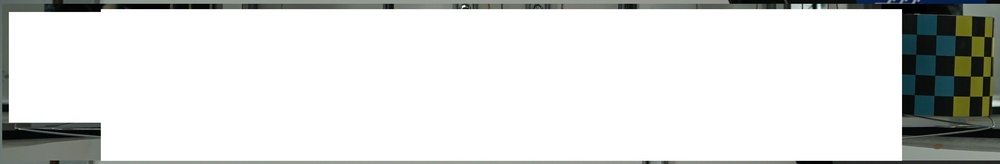
%> input picture Calibration/100MSDCF/new_programGUI/DSC00123.JPG, 1000 x 164 px, shrunk from 3164 x 520 before the run
$ octave --eval "result = findlocalminima(imread('DSC00123.JPG'));"   (GNU Octave 9; MATLAB toolbox functions it lacks are replaced by stand-ins)
%> lines starting %> are read from the running program, lines starting %| are printed output that depends on the picture
%-------------------Introduction------------------------------%
%
% This function finds dominant peaks and valleys of an image
% histogram. Minimum peak distance and averaging filter size can be
% changed to suit your need.
% Although, the function is originally written for mages,
% there is no reason why this can't be used on one
% dimensional data.
%
% I is the image segment in uint8 format
% mpd is the minimum peak distance DEFAULT = 10;
% windowSize is the averaging filter size to
% average the histogram  DEFAULT = 5
% refine is to refine the peaks based on area DEFAULT = 0
%
% USAGE:
% [peaks minima_low minima_high] = findlocalminima(I,10,5,0);
% OR
% [peaks minima_low minima_high] = findlocalminima(I);
%
% This is the function that is used for peak detection in
% my paper,
% "De Silva, D.V.S.; Fernando, W.A.C.; Kodikaraarachchi, H.;
% Worrall, S.T.; Kondoz, A.M.; ,"Adaptive sharpening of depth
% maps for 3D-TV," Electronics Letters , vol.46, no.23,
% pp.1546 -1548, November 11 2010
%
% Kindly cite this paper if you use this in your work.
%
% Varuna De Silva, University of Surrey, Guildford, UK
% varunax@gmail.com
%
%-------------------------------------------------------------%
function [output_peak, output_minima_low, output_minima_high , output_mid, hist_size] = findlocalminima(I,mpd,windowSize,refine, isPeriodic)

if nargin < 2
%minimum peak distance
mpd = 10;
%smoothing windowSize
windowSize = 5;
%Local minima refine
refine = 0;
end

%threshold is set at least
thresh = size(I,1)*size(I,2)*0.01;
%> thresh = 1640

%Find the histogram
h = imhist(I);
%> h = 256 values, max 378513 at index 256, min 1 at index 171, mean 1921.9
imshow(I)
%Smooth the histogram to remove local variations
h1 = filter(ones(1,windowSize)/windowSize,1,[h;h;h]);
h1 = h1(size(h,1)+1:2*size(h,1)+1);
%> h1 = 257 values, max 78204.8 at index 1, min 3 at index 183, mean 2218.7
d = diff(h1);
%> d = 256 values, max 75676.4 at index 255, min -75519.6 at index 4, mean 0

sign_previous = [0;];
sign = zeros(255,1);

for i = 1:255
    if(d(i) ~= 0)
        sign(i,1) = d(i)/abs(d(i));
    else
        sign(i,1) = 0;
    end
end
%> after the loop, sign = 255 values, max 1 at index 6, min -1 at index 1, mean 0.0471

sign_previous = [sign_previous ; sign];
%> sign_previous = 256 values, max 1 at index 7, min -1 at index 2, mean 0.0469

%Find peaks with a minimum peakdistance of a given value

% Find peaks
p_pos = 0;
p_neg = 0;
pnum = 0;
for i=2:256
    if sign_previous(i)<sign_previous(i-1)
        if sign_previous(i) == 0
            p_pos = i-1;
        else if sign_previous(i)<0 && sign_previous(i-1)==0
                p_neg = i-1;
                pnum = pnum+1;
                locs(pnum) = round((p_pos+p_neg)/2);
            else
                pnum=pnum+1;
                locs(pnum)=i-1;
             end
        end
    end
end
%> after the loop, locs = 21 values, max 246 at index 21, min 1 at index 1, mean 131.3; p_neg = 173; p_pos = 0; pnum = 21

peak = zeros(size(locs,2),1);
minima_low = zeros(size(locs,2),1);
minima_high = zeros(size(locs,2),1);
area = zeros(size(locs,2),1);

for i = 1:size(locs,2)
    peak(i) = locs(i);
end
%> this loop made 21 passes
%> after the loop, peak has the same summary as locs

%Find Local minima
num = 1;
lmin = [];

for i=2:256
    if sign_previous(i)>sign_previous(i-1)
        lmin(num)=i-1;
        num=num+1;
    end
end
%> after the loop, lmin = 21 values from 6 to 250; num = 22

%find local minima_low and minima_high
for i = 1:size(locs,2)
    ind_min = find(lmin-locs(i)<0);
    ind_max = find(lmin-locs(i)>0);

    size_min = size(ind_min,2);
    size_max = size(ind_max,2);

    minima_low(i) = 1;
    minima_high(i) = 255;

    if size_min>=1
        minima_low(i) = lmin(ind_min(size_min));
    end

    if size_max>=1
        minima_high(i) = lmin(ind_max(1));
    end
end
%> this loop made 21 passes
%> (ind_min, ind_max, size_min, size_max) on passes 6 to 15: ([1 2 3 4 5], [6 7 8 9 10 11 12 13 14 15 16 17 18 19 20 21], 5, 16), ([1 2 3 4 5 6], [7 8 9 10 11 12 13 14 15 16 17 18 19 20 21], 6, 15), ([1 2 3 4 5 6 7], [8 9 10 11 12 13 14 15 16 17 18 19 20 21], 7, 14), ([1 2 3 4 5 6 7 8], [9 10 11 12 13 14 15 16 17 18 19 20 21], 8, 13), ([1 2 3 4 5 6 7 8 9], [10 11 12 13 14 15 16 17 18 19 20 21], 9, 12), ([1 2 3 4 5 6 7 8 9 10], [11 12 13 14 15 16 17 18 19 20 21], 10, 11), ([1 2 3 4 5 6 7 8 9 10 11], [12 13 14 15 16 17 18 19 20 21], 11, 10), ([1 2 3 4 5], [6 7 8 9 10 11 12 13 14 15 16 17 18 19 20 21], 5, 16), ([1 2 3 4 5 6 7 8 9 10 11 12 13], [14 15 16 17 18 19 20 21], 13, 8), ([1 2 3 4 5 6 7 8 9 10 11 12 13 14], [15 16 17 18 19 20 21], 14, 7)
%> (ind_min, size_min, size_max) on passes 2 to 5: (1, 1, 20), ([1 2], 2, 19), ([1 2 3], 3, 18), ([1 2 3 4], 4, 17)
%> after the loop, minima_high = 21 values, max 250 at index 21, min 6 at index 1, mean 137.2; minima_low = 21 values, max 245 at index 21, min 1 at index 1, mean 124.7

% refine local minima
if refine>0
    for i = 1:size(locs,2)-1
        if(minima_high(i)< minima_low(i+1))
        if( minima_high(i)~=minima_low(i+1) && min(h1(minima_high(i):minima_low(i+1))>0) )
            minima = floor((minima_high(i)+ minima_low(i+1))/2);
            minima_low(i+1) = minima;
            minima_high(i) = minima;
        end
        end
    end
end

num = 0;
outpeak = 0;

%refine peaks based on area threshold & mpd
for i = 1:size(locs,2)
    area(i) = sum(h1(minima_low(i):minima_high(i)));
    if outpeak >= 1
        if area(i)>thresh
            if locs(i)-locs(outpeak)>mpd
                num = num+1;
                outpeak = i;
                output_peak(num) = peak(i);
                output_minima_low(num) = minima_low(i);
                output_minima_high(num) = minima_high(i);

            else
                if area(i)>area(outpeak)
                    outpeak = i;
                    output_peak(num) = peak(i);
                    %output_minima_low(num) = minima_low(i);
                    output_minima_high(num) = minima_high(i);
                else
                    output_minima_high(num) = minima_high(i);
                end
            end
        end
    else
        if area(i)>thresh
            num = num+1;
            outpeak = i;
            output_peak(num) = peak(i);
            output_minima_low(num) = minima_low(i);
            output_minima_high(num) = minima_high(i);
        end
    end
end
%> after the loop, area = 21 values, max 311886.2 at index 1, min 15.4 at index 15, mean 20200; output_minima_high = [6 32 50 76 97 133 91 245]; output_minima_low = [1 6 32 50 76 97 140 224]; output_peak = [1 18 43 71 84 116 151 237]

%% Calcolo intervallo
hist_size = size(h,1);
%> hist_size = 256
% [4 lines of commented-out code are left out]

if(size(output_peak,2)==5)
    output_mid(1) = output_peak(1)+0.5*(output_peak(2)-output_peak(1));
    output_mid(2) = output_peak(2)+0.5*(output_peak(3)-output_peak(2));
    output_mid(3) = output_peak(3)+0.5*(output_peak(4)-output_peak(3));
    output_mid(4) = output_peak(4)+0.5*(output_peak(5)-output_peak(4));
end
if(size(output_peak,2)==4)
        output_mid(1) = output_peak(1)+0.5*(output_peak(2)-output_peak(1));
        output_mid(2) = output_peak(2)+0.5*(output_peak(3)-output_peak(2));
        output_mid(3) = output_peak(3)+0.5*(output_peak(4)-output_peak(3));
        output_mid(4) = mod(output_peak(4)+0.5*abs((256+output_peak(1))-output_peak(4)),256);
        output_mid = sort(output_mid);
end

plot(h1)
xlabel('Pixel Value');
ylabel('Number of Pixels');
hold on
plot(output_peak,h1(output_peak),'*');
plot(output_minima_low,h1(output_minima_low),'or');
plot(output_minima_high,h1(output_minima_high),'ob');
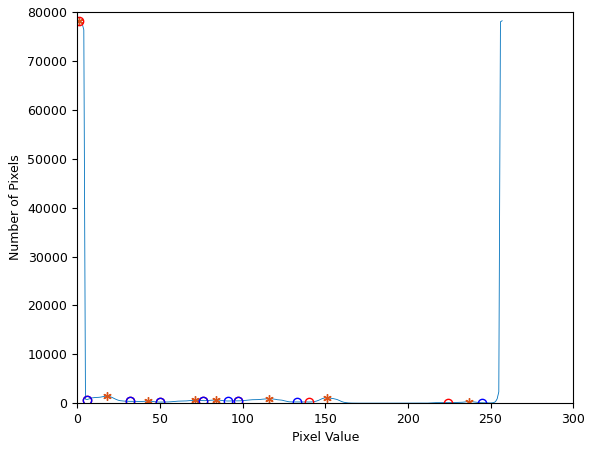
%> figure redrawn from the program's plot data; curve peaks at x = 1, y = 78204.8
%> (the run ends here)

$ run again, on Calibration/100MSDCF/new_programGUI/asd1.jpg
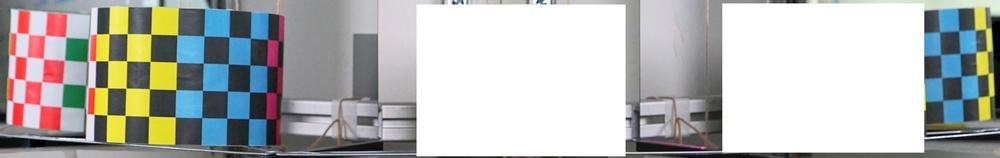
%> input picture Calibration/100MSDCF/new_programGUI/asd1.jpg, 1000 x 158 px, shrunk from 4674 x 738 before the run
%> h = 256 values, max 174143 at index 256, min 68 at index 6, mean 1851.6
%> h1 = 257 values, max 36864.6 at index 256, min 79.8 at index 9, mean 1987.6
%> d = 256 values, max 34747.6 at index 255, min -34811.8 at index 4, mean 2.84e-14
%> after the loop in findlocalminima, `for i = 1:255`: sign = 255 values, max 1 at index 9, min -1 at index 1, mean -0.0706
%> sign_previous = 256 values, max 1 at index 10, min -1 at index 2, mean -0.0703
%> after the loop in findlocalminima, `for i=2:256`: locs = 20 values, max 239 at index 20, min 1 at index 1, mean 121.3; p_neg = 232; p_pos = 0; pnum = 20
%> the loop in findlocalminima, `for i = 1:size(locs,2)` made 20 passes
%> after the loop in findlocalminima, `for i = 1:size(locs,2)`: peak has the same summary as locs
%> after the loop in findlocalminima, `for i=2:256`: lmin = 20 values from 9 to 250; num = 21
%> the loop in findlocalminima, `for i = 1:size(locs,2)` made 20 passes
%> (ind_min, ind_max, size_min, size_max) on passes 5 to 10: ([1 2 3 4], [5 6 7 8 9 10 11 12 13 14 15 16 17 18 19 20], 4, 16), ([1 2 3 4 5], [6 7 8 9 10 11 12 13 14 15 16 17 18 19 20], 5, 15), ([1 2 3 4 5 6], [7 8 9 10 11 12 13 14 15 16 17 18 19 20], 6, 14), ([1 2 3 4 5 6 7], [8 9 10 11 12 13 14 15 16 17 18 19 20], 7, 13), ([1 2 3 4 5 6 7 8], [9 10 11 12 13 14 15 16 17 18 19 20], 8, 12), ([1 2 3 4 5 6 7 8 9], [10 11 12 13 14 15 16 17 18 19 20], 9, 11)
%> after the loop in findlocalminima, `for i = 1:size(locs,2)`: minima_high = 20 values, max 250 at index 20, min 9 at index 1, mean 128.5; minima_low = 20 values, max 238 at index 20, min 1 at index 1, mean 115.5
%> after the loop in findlocalminima, `for i = 1:size(locs,2)`: area = 20 values, max 145050.8 at index 1, min 1354.8 at index 3, mean 23079.2; output_minima_high = [9 29 80 95 106 129 159 168 176 202 219 129 250]; output_minima_low = [1 9 31 80 95 106 129 159 168 176 202 219 238]; output_peak = [1 21 69 82 96 113 148 160 172 188 210 222 239]
%> in findlocalminima, `plot(output_minima_high,h1(output_minima_high),'ob');`:
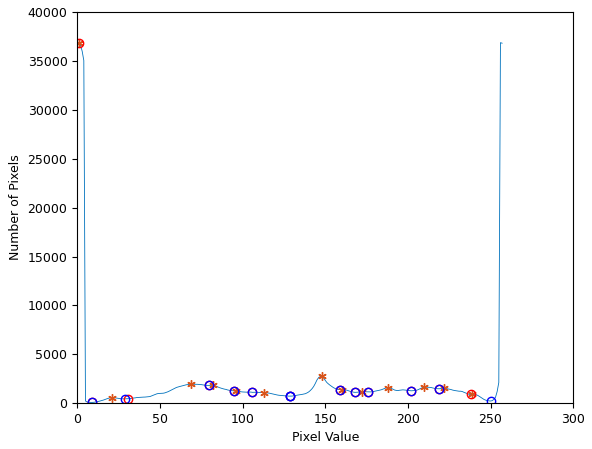
%> figure redrawn from the program's plot data; curve peaks at x = 256, y = 36864.6; highest point at x = 1, y = 36809

$ run again, on Calibration/100MSDCF/new_programGUI/asd2.jpg
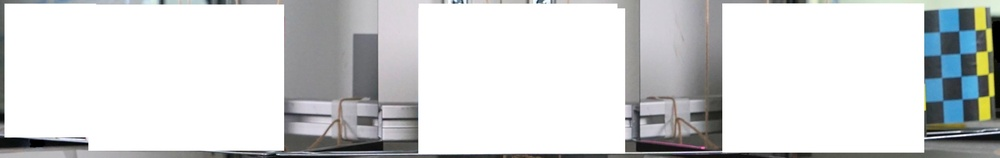
%> input picture Calibration/100MSDCF/new_programGUI/asd2.jpg, 1000 x 158 px, shrunk from 4674 x 738 before the run
%> h = 256 values, max 284463 at index 256, min 46 at index 249, mean 1851.6
%> h1 = 257 values, max 59895.6 at index 256, min 62.8 at index 249, mean 2077.2
%> d = 256 values, max 56844 at index 255, min -56877.6 at index 4, mean 2.84e-14
%> after the loop in findlocalminima, `for i = 1:255`: sign = 255 values, max 1 at index 8, min -1 at index 1, mean 0.051
%> sign_previous = 256 values, max 1 at index 9, min -1 at index 2, mean 0.0508
%> after the loop in findlocalminima, `for i=2:256`: locs = 17 values from 1 to 246; p_neg = 1; p_pos = 0; pnum = 17
%> the loop in findlocalminima, `for i = 1:size(locs,2)` made 17 passes
%> after the loop in findlocalminima, `for i = 1:size(locs,2)`: peak = 17 values from 1 to 246
%> after the loop in findlocalminima, `for i=2:256`: lmin = 17 values from 8 to 249; num = 18
%> the loop in findlocalminima, `for i = 1:size(locs,2)` made 17 passes
%> (ind_min, ind_max, size_max) on passes 2 to 9: (1, [2 3 4 5 6 7 8 9 10 11 12 13 14 15 16 17], 16), ([1 2], [3 4 5 6 7 8 9 10 11 12 13 14 15 16 17], 15), ([1 2 3], [4 5 6 7 8 9 10 11 12 13 14 15 16 17], 14), ([1 2 3 4], [5 6 7 8 9 10 11 12 13 14 15 16 17], 13), ([1 2 3 4 5], [6 7 8 9 10 11 12 13 14 15 16 17], 12), ([1 2 3 4 5 6], [7 8 9 10 11 12 13 14 15 16 17], 11), ([1 2 3 4 5 6 7], [8 9 10 11 12 13 14 15 16 17], 10), ([1 2 3 4 5 6 7 8], [9 10 11 12 13 14 15 16 17], 9)
%> after the loop in findlocalminima, `for i = 1:size(locs,2)`: minima_high = 17 values from 8 to 249; minima_low = 17 values from 1 to 245
%> after the loop in findlocalminima, `for i = 1:size(locs,2)`: area = 17 values, max 235653.2 at index 1, min 328.2 at index 17, mean 24599.9; output_minima_high = [8 31 44 95 102 124 128 166 174 204 245]; output_minima_low = [1 8 31 44 95 102 124 128 166 174 204]; output_peak = [1 21 43 80 96 111 127 148 173 188 210]
%> in findlocalminima, `plot(output_minima_high,h1(output_minima_high),'ob');`:
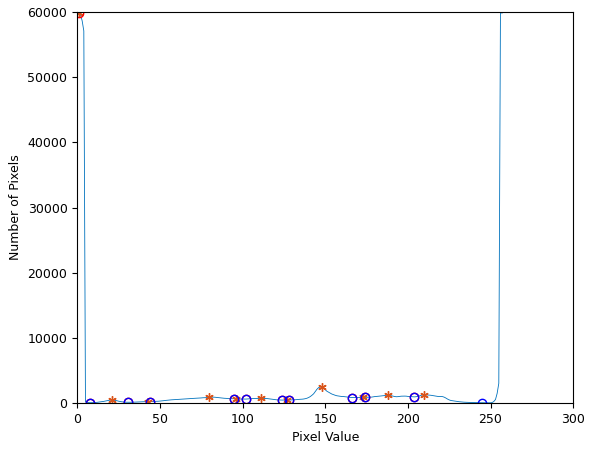
%> figure redrawn from the program's plot data; curve peaks at x = 256, y = 59895.6; highest point at x = 1, y = 59835.2; highest point at x = 204, y = 968.4
